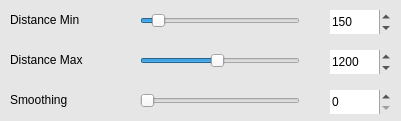
   <widget class="QWidget" name="widget_3" native="true">
    <property name="geometry">
     <rect>
      <x>490</x>
      <y>360</y>
      <width>401</width>
      <height>121</height>
     </rect>
    </property>
    <property name="palette">
     <palette>
      <active>
       <colorrole role="Base">
        <brush brushstyle="SolidPattern">
         <color alpha="255">
          <red>255</red>
          <green>255</green>
          <blue>255</blue>
         </color>
        </brush>
       </colorrole>
       <colorrole role="Window">
        <brush brushstyle="SolidPattern">
         <color alpha="255">
          <red>230</red>
          <green>230</green>
          <blue>230</blue>
         </color>
        </brush>
       </colorrole>
      </active>
      <inactive>
       <colorrole role="Base">
        <brush brushstyle="SolidPattern">
         <color alpha="255">
          <red>255</red>
          <green>255</green>
          <blue>255</blue>
         </color>
        </brush>
       </colorrole>
       <colorrole role="Window">
        <brush brushstyle="SolidPattern">
         <color alpha="255">
          <red>230</red>
          <green>230</green>
          <blue>230</blue>
         </color>
        </brush>
       </colorrole>
      </inactive>
      <disabled>
       <colorrole role="Base">
        <brush brushstyle="SolidPattern">
         <color alpha="255">
          <red>230</red>
          <green>230</green>
          <blue>230</blue>
         </color>
        </brush>
       </colorrole>
       <colorrole role="Window">
        <brush brushstyle="SolidPattern">
         <color alpha="255">
          <red>230</red>
          <green>230</green>
          <blue>230</blue>
         </color>
        </brush>
       </colorrole>
      </disabled>
     </palette>
    </property>
    <property name="autoFillBackground">
     <bool>true</bool>
    </property>
    <widget class="QLabel" name="Smooth_label">
     <property name="geometry">
      <rect>
       <x>10</x>
       <y>90</y>
       <width>71</width>
       <height>20</height>
      </rect>
     </property>
     <property name="text">
      <string>Smoothing</string>
     </property>
    </widget>
    <widget class="QSlider" name="Smooth_Slider">
     <property name="geometry">
      <rect>
       <x>140</x>
       <y>90</y>
       <width>160</width>
       <height>22</height>
      </rect>
     </property>
     <property name="mouseTracking">
      <bool>true</bool>
     </property>
     <property name="tabletTracking">
      <bool>true</bool>
     </property>
     <property name="maximum">
      <number>5</number>
     </property>
     <property name="value">
      <number>0</number>
     </property>
     <property name="orientation">
      <enum>Qt::Horizontal</enum>
     </property>
    </widget>
    <widget class="QLabel" name="Distance_min_label">
     <property name="geometry">
      <rect>
       <x>10</x>
       <y>10</y>
       <width>81</width>
       <height>20</height>
      </rect>
     </property>
     <property name="text">
      <string>Distance Min</string>
     </property>
    </widget>
    <widget class="QSlider" name="Distance_min_Slider">
     <property name="geometry">
      <rect>
       <x>140</x>
       <y>10</y>
       <width>160</width>
       <height>22</height>
      </rect>
     </property>
     <property name="mouseTracking">
      <bool>true</bool>
     </property>
     <property name="tabletTracking">
      <bool>true</bool>
     </property>
     <property name="maximum">
      <number>2000</number>
     </property>
     <property name="singleStep">
      <number>1</number>
     </property>
     <property name="value">
      <number>150</number>
     </property>
     <property name="orientation">
      <enum>Qt::Horizontal</enum>
     </property>
    </widget>
    <widget class="QSlider" name="Distance_max_Slider">
     <property name="geometry">
      <rect>
       <x>140</x>
       <y>50</y>
       <width>160</width>
       <height>22</height>
      </rect>
     </property>
     <property name="mouseTracking">
      <bool>true</bool>
     </property>
     <property name="tabletTracking">
      <bool>true</bool>
     </property>
     <property name="maximum">
      <number>2500</number>
     </property>
     <property name="value">
      <number>1200</number>
     </property>
     <property name="orientation">
      <enum>Qt::Horizontal</enum>
     </property>
    </widget>
    <widget class="QLabel" name="Distance_max_label">
     <property name="geometry">
      <rect>
       <x>10</x>
       <y>50</y>
       <width>81</width>
       <height>20</height>
      </rect>
     </property>
     <property name="text">
      <string>Distance Max</string>
     </property>
    </widget>
    <widget class="QSpinBox" name="spinBox_8">
     <property name="geometry">
      <rect>
       <x>330</x>
       <y>90</y>
       <width>61</width>
       <height>24</height>
      </rect>
     </property>
     <property name="frame">
      <bool>false</bool>
     </property>
     <property name="maximum">
      <number>5</number>
     </property>
     <property name="value">
      <number>0</number>
     </property>
    </widget>
    <widget class="QSpinBox" name="spinBox_10">
     <property name="geometry">
      <rect>
       <x>330</x>
       <y>10</y>
       <width>61</width>
       <height>24</height>
      </rect>
     </property>
     <property name="frame">
      <bool>false</bool>
     </property>
     <property name="maximum">
      <number>2500</number>
     </property>
     <property name="value">
      <number>150</number>
     </property>
    </widget>
    <widget class="QSpinBox" name="spinBox_11">
     <property name="geometry">
      <rect>
       <x>330</x>
       <y>50</y>
       <width>61</width>
       <height>24</height>
      </rect>
     </property>
     <property name="frame">
      <bool>false</bool>
     </property>
     <property name="maximum">
      <number>2500</number>
     </property>
     <property name="value">
      <number>1200</number>
     </property>
    </widget>
   </widget>
